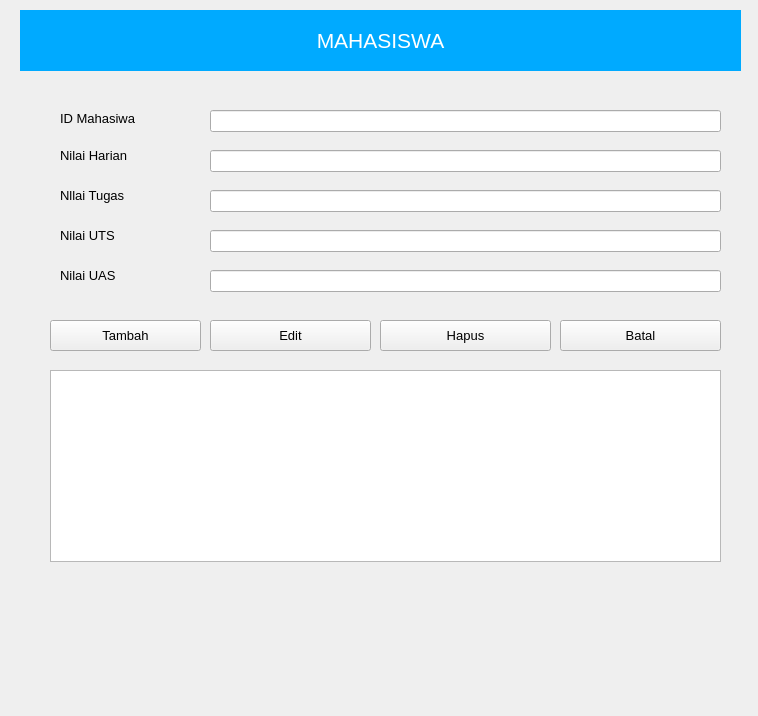
<?xml version="1.0" encoding="UTF-8"?>
<ui version="4.0">
 <class>Form</class>
 <widget class="QWidget" name="Form">
  <property name="geometry">
   <rect>
    <x>0</x>
    <y>0</y>
    <width>758</width>
    <height>716</height>
   </rect>
  </property>
  <property name="windowTitle">
   <string>Form</string>
  </property>
  <widget class="QLineEdit" name="lineEdit_uas">
   <property name="geometry">
    <rect>
     <x>210</x>
     <y>270</y>
     <width>511</width>
     <height>22</height>
    </rect>
   </property>
  </widget>
  <widget class="QPushButton" name="btnHapus">
   <property name="geometry">
    <rect>
     <x>380</x>
     <y>320</y>
     <width>171</width>
     <height>31</height>
    </rect>
   </property>
   <property name="font">
    <font>
     <pointsize>10</pointsize>
    </font>
   </property>
   <property name="text">
    <string>Hapus</string>
   </property>
  </widget>
  <widget class="QPushButton" name="btnUbah">
   <property name="geometry">
    <rect>
     <x>210</x>
     <y>320</y>
     <width>161</width>
     <height>31</height>
    </rect>
   </property>
   <property name="font">
    <font>
     <pointsize>10</pointsize>
    </font>
   </property>
   <property name="text">
    <string>Edit</string>
   </property>
  </widget>
  <widget class="QPushButton" name="btnBatal">
   <property name="geometry">
    <rect>
     <x>560</x>
     <y>320</y>
     <width>161</width>
     <height>31</height>
    </rect>
   </property>
   <property name="font">
    <font>
     <pointsize>10</pointsize>
    </font>
   </property>
   <property name="text">
    <string>Batal</string>
   </property>
  </widget>
  <widget class="QLabel" name="label_3">
   <property name="geometry">
    <rect>
     <x>60</x>
     <y>180</y>
     <width>131</width>
     <height>31</height>
    </rect>
   </property>
   <property name="font">
    <font>
     <pointsize>10</pointsize>
    </font>
   </property>
   <property name="text">
    <string>Nllai Tugas</string>
   </property>
  </widget>
  <widget class="QTableWidget" name="tableWidget">
   <property name="geometry">
    <rect>
     <x>50</x>
     <y>370</y>
     <width>671</width>
     <height>192</height>
    </rect>
   </property>
  </widget>
  <widget class="QLabel" name="label_2">
   <property name="geometry">
    <rect>
     <x>60</x>
     <y>140</y>
     <width>121</width>
     <height>31</height>
    </rect>
   </property>
   <property name="font">
    <font>
     <pointsize>10</pointsize>
    </font>
   </property>
   <property name="text">
    <string>Nilai Harian</string>
   </property>
  </widget>
  <widget class="QLabel" name="label_5">
   <property name="geometry">
    <rect>
     <x>60</x>
     <y>260</y>
     <width>131</width>
     <height>31</height>
    </rect>
   </property>
   <property name="font">
    <font>
     <pointsize>10</pointsize>
    </font>
   </property>
   <property name="text">
    <string>Nilai UAS</string>
   </property>
  </widget>
  <widget class="QPushButton" name="btnTambah">
   <property name="geometry">
    <rect>
     <x>50</x>
     <y>320</y>
     <width>151</width>
     <height>31</height>
    </rect>
   </property>
   <property name="font">
    <font>
     <pointsize>10</pointsize>
    </font>
   </property>
   <property name="text">
    <string>Tambah</string>
   </property>
  </widget>
  <widget class="QLineEdit" name="lineEdit_uts">
   <property name="geometry">
    <rect>
     <x>210</x>
     <y>230</y>
     <width>511</width>
     <height>22</height>
    </rect>
   </property>
  </widget>
  <widget class="QLabel" name="label_4">
   <property name="geometry">
    <rect>
     <x>60</x>
     <y>220</y>
     <width>131</width>
     <height>31</height>
    </rect>
   </property>
   <property name="font">
    <font>
     <pointsize>10</pointsize>
    </font>
   </property>
   <property name="text">
    <string>Nilai UTS</string>
   </property>
  </widget>
  <widget class="QLineEdit" name="lineEdit_id_mhs">
   <property name="geometry">
    <rect>
     <x>210</x>
     <y>110</y>
     <width>511</width>
     <height>22</height>
    </rect>
   </property>
  </widget>
  <widget class="QLineEdit" name="lineEdit_tugas">
   <property name="geometry">
    <rect>
     <x>210</x>
     <y>190</y>
     <width>511</width>
     <height>22</height>
    </rect>
   </property>
  </widget>
  <widget class="QLabel" name="label_8">
   <property name="geometry">
    <rect>
     <x>20</x>
     <y>10</y>
     <width>721</width>
     <height>61</height>
    </rect>
   </property>
   <property name="font">
    <font>
     <pointsize>16</pointsize>
    </font>
   </property>
   <property name="autoFillBackground">
    <bool>false</bool>
   </property>
   <property name="styleSheet">
    <string notr="true">background-color: rgb(0, 170, 255);
color: rgb(255, 255, 255);</string>
   </property>
   <property name="text">
    <string>MAHASISWA</string>
   </property>
   <property name="alignment">
    <set>Qt::AlignCenter</set>
   </property>
  </widget>
  <widget class="QLineEdit" name="lineEdit_harian">
   <property name="geometry">
    <rect>
     <x>210</x>
     <y>150</y>
     <width>511</width>
     <height>22</height>
    </rect>
   </property>
  </widget>
  <widget class="QLabel" name="label">
   <property name="geometry">
    <rect>
     <x>60</x>
     <y>110</y>
     <width>111</width>
     <height>16</height>
    </rect>
   </property>
   <property name="font">
    <font>
     <pointsize>10</pointsize>
    </font>
   </property>
   <property name="text">
    <string>ID Mahasiwa</string>
   </property>
  </widget>
 </widget>
 <resources/>
 <connections/>
</ui>
